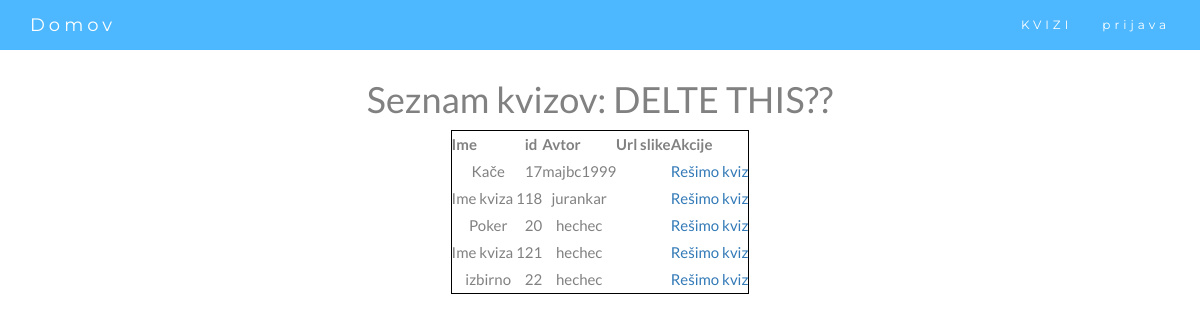
Before: /list_quizes with the older database file.
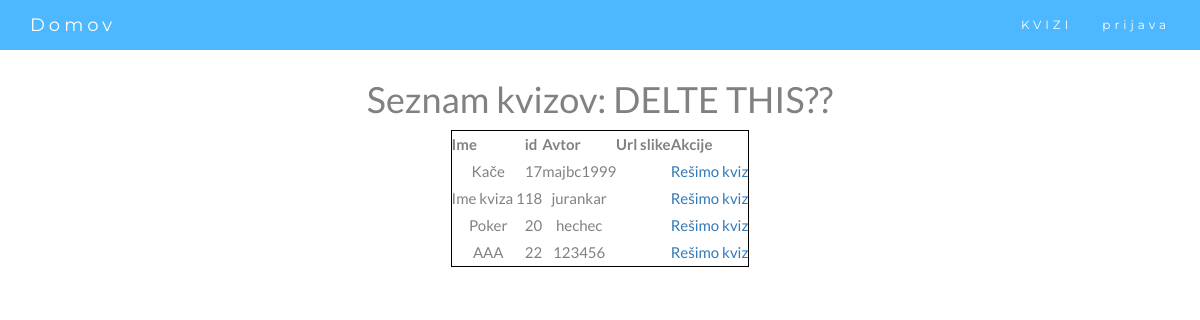
After: the same page with the newer database file.
### webapp/models.py (models this page shows)
class dbQuiz(models.Model):
    id = models.BigAutoField(primary_key=True)
    name = models.CharField(max_length=200, default="Kviz 1")
    author = models.CharField(max_length=200)
    password = models.CharField(max_length=200, default="hec") # geslo za kviz (da ni vsak kviz dostopen vsakomur)   --> Can we remove this?
    datoteka = models.FileField(upload_to='media/')
    created_at = models.DateTimeField(auto_now_add=True)
    updated_at = models.DateTimeField(auto_now=True)

### webapp/views.py (the view)
# urls.py: path('list_quizes', views.list_quizes, name='list_quizes'),
def list_quizes(request):
    kvizi = dbQuiz.objects.all()
    return render(request, "quiz_list.html", {'kvizi': kvizi})

### templates/quiz_list.html (shortened to what this page needs)
{% extends "skeleton.html" %}
{% block content %}
    <h1>Seznam kvizov: DELTE THIS??</h1>
    <table style="border: 1px solid black;">
        <tr>
            <th>Ime</th>
            <th>id</th>
            <th>Avtor</th>
            <th>Url slike</th>
            <th>Akcije</th>
        </tr>
        {% for i in kvizi %}
            <tr>
                <td>{{i.name}}</td>
                <td>{{i.id}}</td>
                <td>{{i.author}}</td>
                <td>{{i.pictureUrl}}</td>
                <td>
                    <a href="select_username/{{i.id}}">Rešimo kviz</a>
                </td>
            </tr>
        {%endfor%}
    </table>
{% endblock content %}

Changed rows visible on the page:
removed dbQuiz: name "Ime kviza 1", id "21", author "hechec"
changed dbQuiz id 22: name "izbirno" → "AAA"; author "hechec" → "123456"
